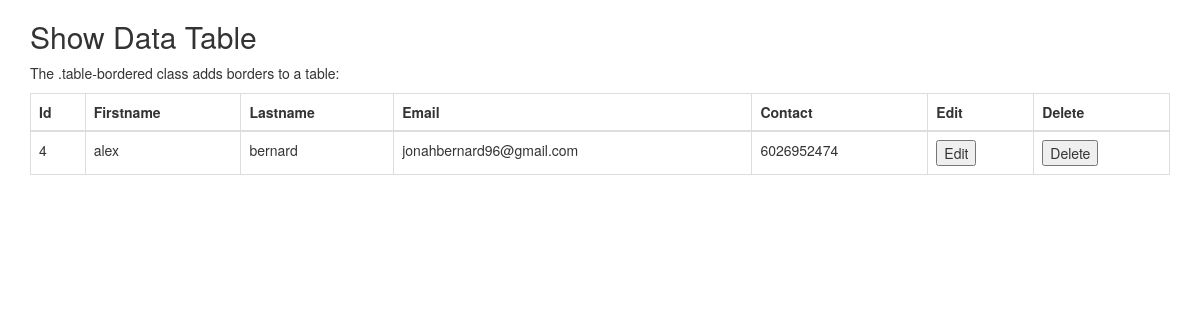
The app's page /showpage/, older data.
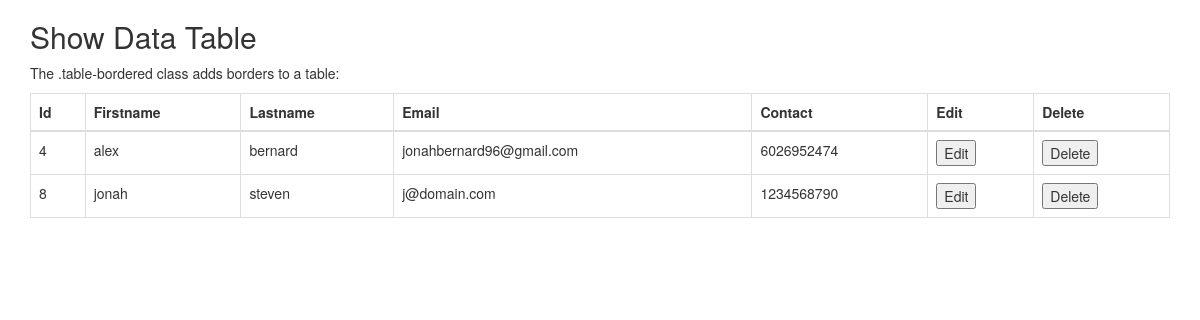
The same page, newer data.
### app/models.py (models this page shows)
class student(models.Model):
    FirstName=models.CharField(max_length=50)
    LastName=models.CharField(max_length=50)
    Email=models.EmailField(max_length=50)
    Contact=models.BigIntegerField()
    def __str__(self) :
        return f'{self.FirstName}'

### app/views.py (the view)
# urls.py: path('showpage/', ShowPage, name='showpage'),
def ShowPage(request):
    all_data = student.objects.all()
    print(all_data)
    return render(request, 'show.html', {'key1': all_data})

### app/templates/show.html (shortened to what this page needs)
<!DOCTYPE html>
<html lang="en">
<head>
  <link rel="stylesheet" href="https://maxcdn.bootstrapcdn.com/bootstrap/3.4.1/css/bootstrap.min.css">
</head>
<body>
<div class="container">
  <h2>Show Data Table</h2>
  <p>The .table-bordered class adds borders to a table:</p>
  <table class="table table-bordered">
    <thead>
      <tr>
        <th>Id</th>
        <th>Firstname</th>
        <th>Lastname</th>
        <th>Email</th>
        <th>Contact</th>
        <th>Edit</th>
        <th>Delete</th>
      </tr>
    </thead>
    {% if key1 %}
    <tbody>
      {% for i in key1 %}
      <tr>
        <td>{{i.id}}</td>
        <td>{{i.FirstName}}</td>
        <td>{{i.LastName}}</td>
        <td>{{i.Email}}</td>
        <td>{{i.Contact}}</td>
        <td>
          <form name='EditForm' action="{% url 'editpage' pk=i.id %}" method="post">
            <input type="submit" value="Edit">
          </form>
        </td>
        <td>
          <form name='DeleteForm' action="{% url 'delete' pk=i.id %}" method="post">
            <input type="submit" value="Delete">
          </form>
        </td>
      </tr>
      {% endfor %}
    </tbody>
    {% endif%}
  </table>
</div>
</body>
</html>

Row changes from the older to the newer data that the page shows:
added student: id "8", FirstName "jonah", LastName "steven", Email "j@domain.com", Contact "1234568790"
